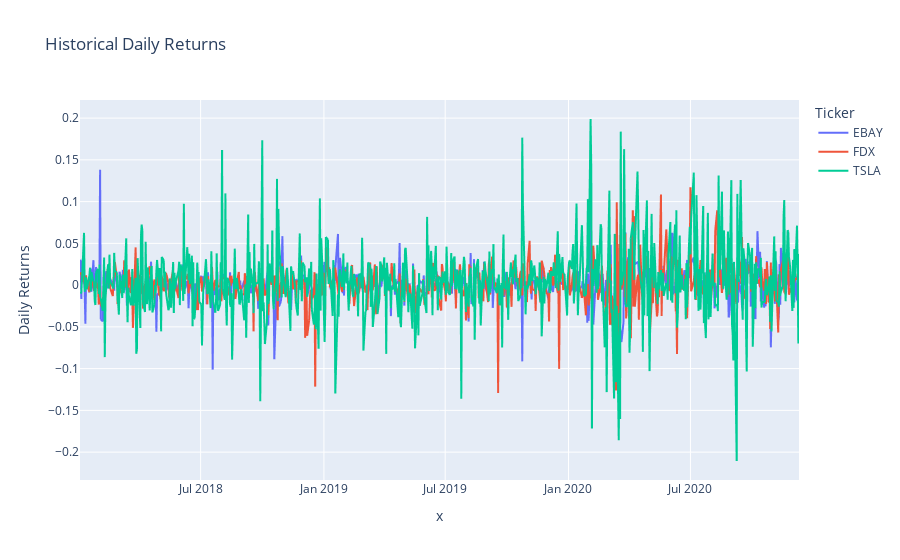

Source (notebook cell):
### Code cell
yo.plot_daily_returns()

### Figure 1 — Plotly figure (JSON) as saved in the notebook; plotly's stock layout.template omitted (floating-point values rounded to 4 significant figures; data arrays with more than 128 entries replaced by an {"elided": "..."} marker saying what was removed)
{"data": [{"hovertemplate": "Ticker=EBAY<br>x=%{x}<br>Daily Returns=%{y}<extra></extra>", "legendgroup": "EBAY", "line": {"color": "#636efa", "dash": "solid"}, "mode": "lines", "name": "EBAY", "showlegend": true, "type": "scattergl", "x": {"elided": "742 str values"}, "xaxis": "x", "y": {"elided": "742 float values"}, "yaxis": "y"}, {"hovertemplate": "Ticker=FDX<br>x=%{x}<br>Daily Returns=%{y}<extra></extra>", "legendgroup": "FDX", "line": {"color": "#EF553B", "dash": "solid"}, "mode": "lines", "name": "FDX", "showlegend": true, "type": "scattergl", "x": {"elided": "742 str values"}, "xaxis": "x", "y": {"elided": "742 float values"}, "yaxis": "y"}, {"hovertemplate": "Ticker=TSLA<br>x=%{x}<br>Daily Returns=%{y}<extra></extra>", "legendgroup": "TSLA", "line": {"color": "#00cc96", "dash": "solid"}, "mode": "lines", "name": "TSLA", "showlegend": true, "type": "scattergl", "x": {"elided": "742 str values"}, "xaxis": "x", "y": {"elided": "742 float values"}, "yaxis": "y"}], "layout": {"legend": {"title": {"text": "Ticker"}, "tracegroupgap": 0}, "title": {"text": "Historical Daily Returns"}, "xaxis": {"anchor": "y", "domain": [0, 1], "title": {"text": "x"}}, "yaxis": {"anchor": "x", "domain": [0, 1], "title": {"text": "Daily Returns"}}}}
